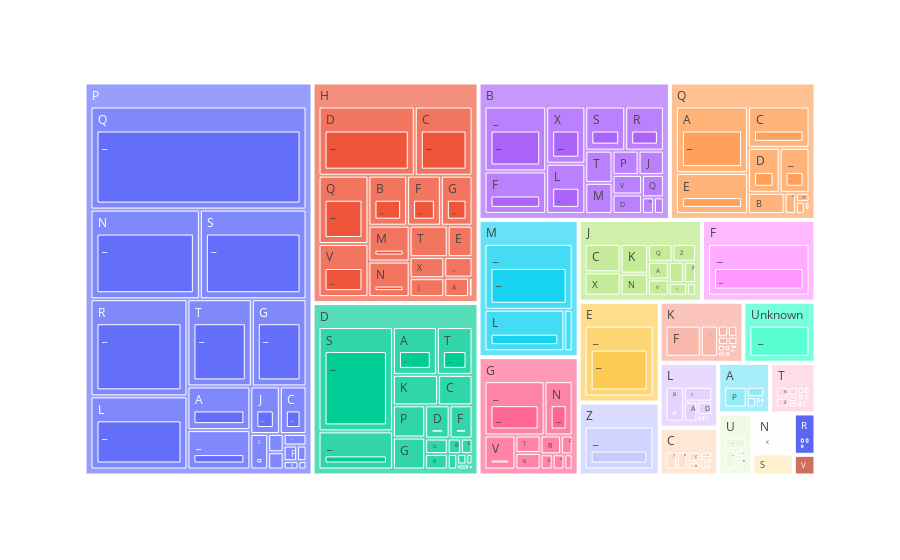

Notebook cell for this chart:
### Code cell
import plotly.express as px
fig = px.treemap(collection, 
                 path=['main_class', 'subclass', 'subsubclass'], 
                 values='n_titles',
                )
fig.show()

### Figure 1 — Plotly figure (JSON) as saved in the notebook; plotly's stock layout.template omitted (floating-point values rounded to 4 significant figures; data arrays with more than 128 entries replaced by an {"elided": "..."} marker saying what was removed)
{"data": [{"branchvalues": "total", "domain": {"x": [0, 1], "y": [0, 1]}, "hovertemplate": "labels=%{label}<br>n_titles=%{value}<br>parent=%{parent}<br>id=%{id}<extra></extra>", "ids": {"elided": "630 str values"}, "labels": {"elided": "630 str values"}, "name": "", "parents": {"elided": "630 str values"}, "type": "treemap", "values": {"elided": "630 int values"}}], "layout": {"legend": {"tracegroupgap": 0}, "margin": {"t": 60}}}
